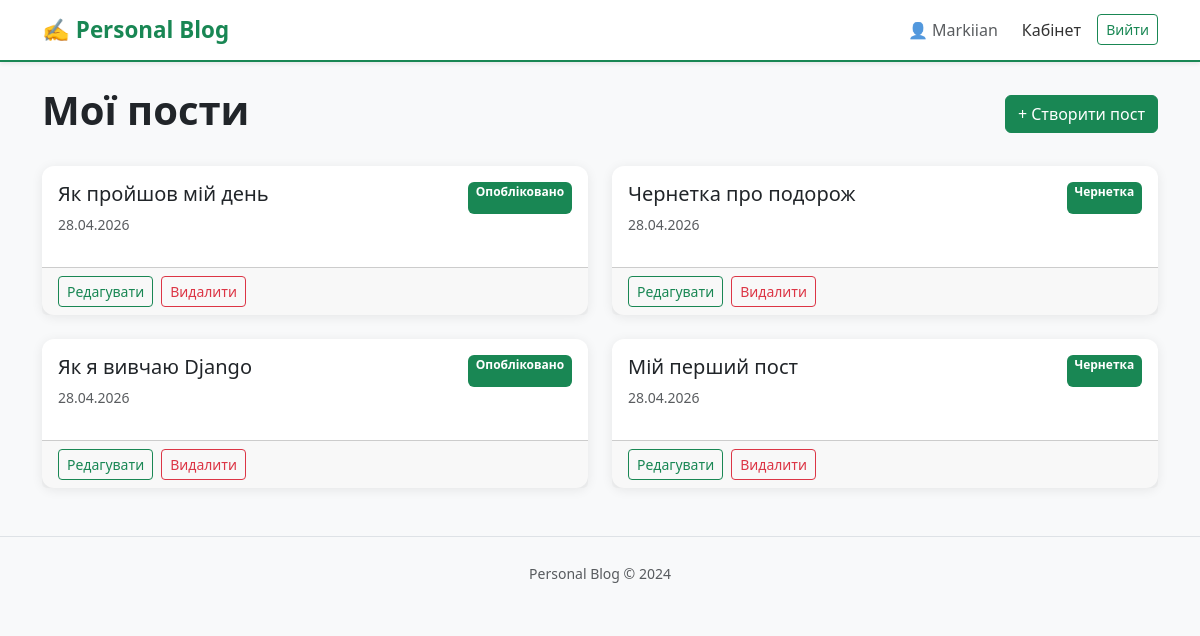
The page /dashboard/ (signed in) on the database its author committed.
### blog/models.py (models this page shows, shortened)
class Post(models.Model):
    STATUS_CHOICES = [
        ('draft', 'Чернетка'),
        ('published', 'Опобліковано'),
    ]
    title = models.CharField(max_length=200)
    slug = models.SlugField(max_length=200, unique=True)
    excerpt = models.TextField(blank=True)
    content = models.TextField()
    image = models.ImageField(upload_to="posts/", blank=True, null=True)
    reading_time = models.IntegerField(default=1)
    status = models.CharField(max_length=20, choices=STATUS_CHOICES, default="draft")
    created_at = models.DateTimeField(auto_now_add=True)
    updated_at = models.DateTimeField(auto_now=True)
    author = models.ForeignKey(User, on_delete=models.CASCADE, related_name="posts")
    category = models.ForeignKey(Category, on_delete=models.SET_NULL, null=True, blank=True, related_name="posts")
    class Meta:
        ordering = ["-created_at"]

### blog/views.py (the view)
# urls.py: path("dashboard/", views.dashboard, name="dashboard"),
@login_required
def dashboard(request):
    posts = Post.objects.filter(author=request.user)
    return render(request, "blog/dashboard.html", {"posts": posts})

### templates/blog/dashboard.html (shortened to what this page needs)
{% extends 'base.html' %}
{% block content %}
    <div class="d-flex justify-content-between align-items-center mb-4">
        <h1 class="fw-bold">Мої пости</h1>
        <a href="{% url 'post_create' %}" class="btn btn-primary">+ Створити пост</a>
    </div>
    <div class="row g-4">
        {% for post in posts %}
            <div class="col-md-6">
                <div class="card h-100">
                    <div class="card-body">
                        <div class="d-flex justify-content-between">
                            <h5 class="card-title">
                                <a href="{% url 'post_detail' post.pk %}" class="text-decoration-none text-dark">
                                    {{ post.title }}
                                </a>
                            </h5>
                            <span class="badge bg-success">{{ post.get_status_display }}</span>
                        </div>
                        <p class="text-muted small">{{ post.created_at|date:"d.m.Y" }}</p>
                    </div>
                    <div class="card-footer d-flex gap-2">
                        <a href="{% url 'post_edit' post.pk %}" class="btn btn-outline-success btn-sm">Редагувати</a>
                        <a href="{% url 'post_delete' post.pk %}" class="btn btn-outline-danger btn-sm">Видалити</a>
                    </div>
                </div>
            </div>
        {% empty %}
            <p class="text-muted">Ще немає постів. <a href="{% url 'post_create' %}">Створити перший!</a></p>
        {% endfor %}
    </div>
{% endblock %}

### templates/base.html (shortened to what this page needs)
<!DOCTYPE html>
<html lang="uk">
<head>
    <link href="https://cdn.jsdelivr.net/npm/bootstrap@5.3.0/dist/css/bootstrap.min.css" rel="stylesheet">
</head>
<body>
    <nav class="navbar navbar-expand-lg shadow-sm">
        <div class="container">
            <a class="navbar-brand" href="{% url 'home' %}">✍️ Personal Blog</a>
            <div class="navbar-nav ms-auto align-items-center">
                {% if user.is_authenticated %}
                    <span class="me-3 text-muted">👤 {{ user.username }}</span>
                    <a class="nav-link" href="{% url 'dashboard' %}">Кабінет</a>
                    <a class="btn btn-outline-success btn-sm ms-2" href="{% url 'logout' %}">Вийти</a>
                {% else %}
                    <a class="nav-link" href="{% url 'login' %}">Увійти</a>
                    <a class="btn btn-success btn-sm ms-2" href="{% url 'register' %}">Реєстрація</a>
                {% endif %}
            </div>
        </div>
    </nav>
    <div class="container mt-4">
        {% block content %}{% endblock %}
    </div>
    <footer class="text-center text-muted py-4 mt-5 border-top">
        <small>Personal Blog © 2024</small>
    </footer>
</body>
</html>

### templates/base.html (style rules this page uses)
:root { --accent: #198754; }
body { background: #f8f9fa; }
.navbar { background: #fff !important; border-bottom: 2px solid var(--accent); }
.navbar-brand { color: var(--accent) !important; font-weight: 700; font-size: 1.4rem; }
.nav-link { color: #333 !important; }
.card { border: none; border-radius: 12px; box-shadow: 0 2px 12px rgba(0,0,0,0.08); transition: transform 0.2s; }
.btn-primary { background: var(--accent); border-color: var(--accent); }

### rows shown on the page
Post: title "Як пройшов мій день", status "Опобліковано", created_at "28.04.2026"
Post: title "Чернетка про подорож", status "Чернетка", created_at "28.04.2026"
Post: title "Як я вивчаю Django", status "Опобліковано", created_at "28.04.2026"
Post: title "Мій перший пост", status "Чернетка", created_at "28.04.2026"

### other values the page prints
{{ user.username }} "Markiian"
